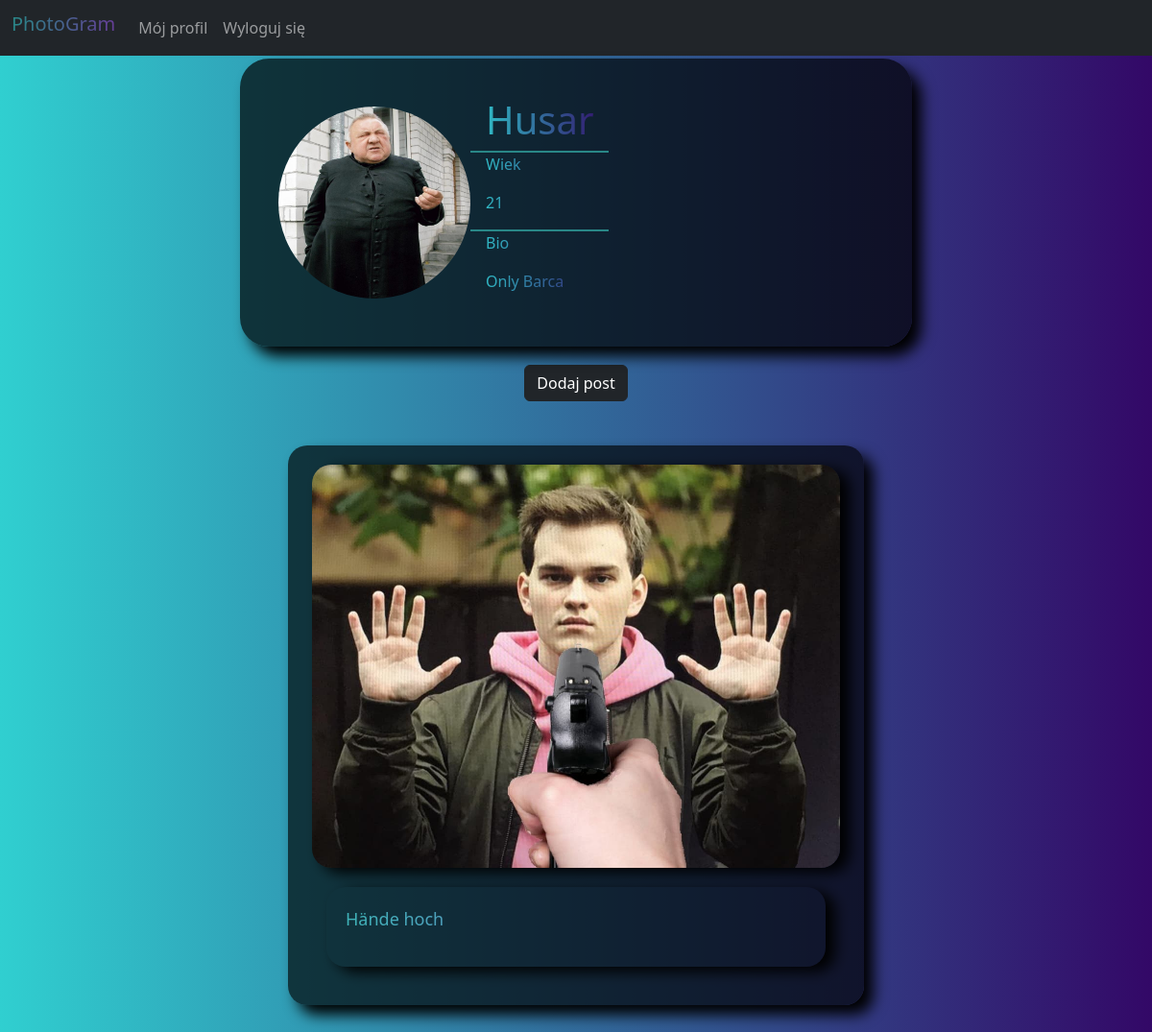
The page /myprofile/ (signed in) on the database its author committed.
### aplikacja/models.py (models this page shows, shortened)
class Profile(models.Model):
    user = models.OneToOneField(User, null=True, on_delete=models.CASCADE)
    user_name = models.TextField(max_length = 50)
    age = models.IntegerField()
    bio = models.TextField(max_length= 200)
    profile_picture = models.ImageField(upload_to='profile_pics/', null=True, blank=True)
    status = models.CharField(choices=PROFILE_STATUS, max_length=30, default='unfollowed')

class Post(models.Model):
    picture = models.ImageField(upload_to='pics/', null=True, blank=True)
    description = models.TextField(max_length=400)
    profile = models.ForeignKey(Profile, on_delete=models.CASCADE)
    author = models.ForeignKey(User, on_delete=models.CASCADE)
    date_created = models.DateTimeField(auto_now_add=True)
    likes = models.ManyToManyField(User, related_name='photo_post')

### aplikacja/views.py (the view)
# urls.py: path('myprofile/', views.myprofile.as_view(), name='my-profile'),
class myprofile(LoginRequiredMixin, DetailView):
    model = Profile
    template_name = 'myprofile.html'
    def get_object(self, queryset=None):
        return self.request.user.profile

### aplikacja/templates/myprofile.html
{% extends "base.html" %}
{% block content %}
{% if user.is_authenticated %}
    <div class="d-flex center flex-column">
            <div class="profile-panel d-flex flex-row">
                <div class="center">
                    <img class="profile-avatar" src="{{profile.profile_picture.url}}" class=" image" alt="Not found">
                </div>
                <div>
                    <h1 class="colour-text px-3">{{profile.user_name}}</h1>
                    <div class="line px-3"></div>
                    <p class="colour-text px-3">Wiek</p>
                    <p class="colour-text px-3">{{profile.age}}</p>
                    <div class="line px-3"></div>
                    <p class="colour-text px-3">Bio</p>
                    <p class="colour-text px-3">{{profile.bio}}</p>
                </div>
            </div>
        <a href="{% url 'addpost' %}"><button type="button" class="btn btn-dark m-3">Dodaj post</button></a>
        <div>
            {% for post in object.post_set.all %}
                <div class="post center">
                    <a href="{% url 'post-photogram' post.pk %}"><img src="{{post.picture.url}}" class="image" alt="Not found"></a>
                    <div class="description">
                        <p class="">{{post.description}}</p>
                    </div>
                </div>
            {% endfor %}
        </div>
    </div>
{% else %}
<meta http-equiv="refresh" content="0; url=/members/login/" />
{% endif %}
{% endblock content %}

### aplikacja/static/main.css (style rules this page uses)
body { background-image: linear-gradient(to right, #30CFD0 0%, #330867 100%); background-attachment: fixed; background-repeat: no-repeat; background-size: cover; font-family: 'Roboto', sans-serif; min-height: 100vh; width: 100%; text-align: center; }
.colour-text { background: linear-gradient(to right, #30CFD0 0%, #330867 100%); background-clip: text; -webkit-background-clip: text; -webkit-text-fill-color: transparent; }
.center { display: flex; align-items: center; justify-content: center; flex-direction: column; }
.post { width: 600px; background-color: rgba(0, 0, 0, 0.662); margin: 30px; padding: 20px; border-radius: 20px; box-shadow: 10px 10px 15px black; }
.post .image { width: 550px; height: 420px; border-radius: 20px; margin: auto; box-shadow: 10px 5px 15px black; }
.post .description { padding: 20px; padding-left: 20px; background: linear-gradient(to right, #3cb8b8 0%, #8751c9 100%); background-clip: text; -webkit-background-clip: text; -webkit-text-fill-color: transparent; font-size: 18px; text-decoration: none; }
.description { background-color: rgb(22, 21, 21); border-radius: 20px; margin: 20px; box-shadow: 10px 5px 15px black; padding:20px; width: 520px; }
.profile-panel { position: relative; background-color: rgba(0, 0, 0, 0.685); background-repeat: no-repeat; background-size: cover; border-radius: 30px; padding: 40px; margin: 200px; max-width: 700px; border-style: none; margin: 3px; box-shadow: 10px 10px 15px black; width: 800px; }
.profile-avatar { width: 200px; height: 200px; border-radius: 50%; }
.line { border-bottom: solid 2px #298787; width: 100%; }
button { padding: 15px; }

### rows shown on the page
Profile: profile_picture (picture), user_name "Husar", age "21", bio "Only Barca"
Post: picture (picture), description "Hände hoch"
